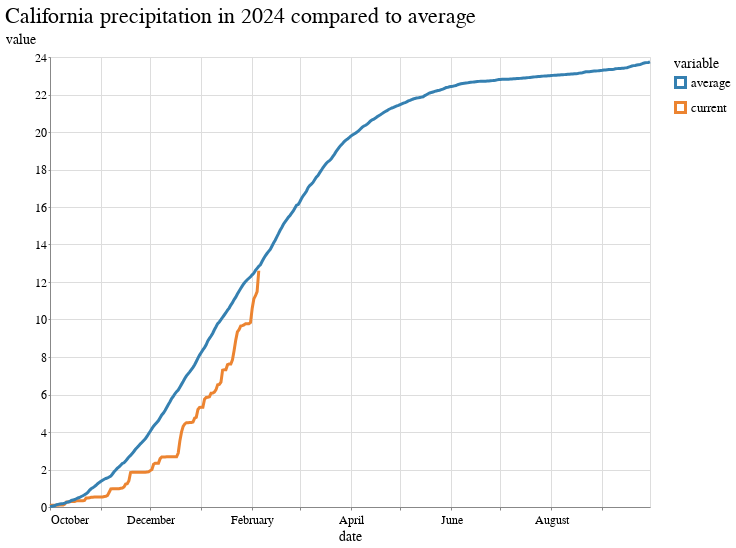

Notebook code for this chart:
### Code cell
alt.Chart(line_chart).mark_line().encode(
    x="date:T",
    y="value",
    color="variable",
).properties(
    title=f"California precipitation in {today.year} compared to average",
    width=600
)

### Figure 1 — Vega-Lite specification as saved in the notebook (floating-point values rounded to 4 significant figures; data arrays with more than 128 entries replaced by an {"elided": "..."} marker saying what was removed)
{"config": {"view": {"width": 800, "height": 450}, "background": "#ffffff", "title": {"anchor": "start", "font": "BentonGothic-Bold, sans", "fontColor": "#000000", "fontSize": 22, "fontWeight": "normal"}, "arc": {"fill": "#82c6df"}, "area": {"fill": "#82c6df"}, "line": {"stroke": "#82c6df", "strokeWidth": 3}, "path": {"stroke": "#82c6df"}, "rect": {"fill": "#82c6df"}, "shape": {"stroke": "#82c6df"}, "bar": {"fill": "#82c6df"}, "point": {"stroke": "#82c6df"}, "symbol": {"fill": "#82c6df", "size": 30}, "axis": {"titleFont": "BentonGothic-Bold, sans", "titleFontSize": 14, "titleFontWeight": "normal", "labelFont": "BentonGothic, sans", "labelFontSize": 12, "labelFontWeight": "normal"}, "axisX": {"labelAngle": 0, "labelPadding": 4, "tickSize": 3}, "axisY": {"labelBaseline": "middle", "maxExtent": 45, "minExtent": 45, "tickSize": 2, "titleAlign": "left", "titleAngle": 0, "titleX": -45, "titleY": -11}, "legend": {"titleFont": "BentonGothic-Bold, sans", "titleFontSize": 14, "titleFontWeight": "normal", "symbolType": "square", "labelFont": "BentonGothic, sans", "labelFontSize": 13}, "range": {"category": ["#3580b1", "#ec8431", "#ab7fb4", "#c89d29", "#adc839", "#829eb1"], "diverging": ["#e68a4f", "#f4bb6a", "#f9e39c", "#dadfe2", "#a6b7c6", "#849eae"], "heatmap": ["#fbf2c7", "#f9e39c", "#f8d36e", "#f4bb6a", "#e68a4f", "#d15a40", "#ab4232"], "ordinal": ["#fbf2c7", "#f9e39c", "#f8d36e", "#f4bb6a", "#e68a4f", "#d15a40", "#ab4232"], "ramp": ["#fbf2c7", "#f9e39c", "#f8d36e", "#f4bb6a", "#e68a4f", "#d15a40", "#ab4232"]}}, "data": {"name": "data-db4c4c986c788e599c8620a885080214"}, "mark": "line", "encoding": {"color": {"field": "variable", "type": "nominal"}, "x": {"field": "date", "type": "temporal"}, "y": {"field": "value", "type": "quantitative"}}, "title": "California precipitation in 2024 compared to average", "width": 600, "$schema": "https://vega.github.io/schema/vega-lite/v4.17.0.json", "datasets": {"data-db4c4c986c788e599c8620a885080214": {"elided": "732 records"}}}
